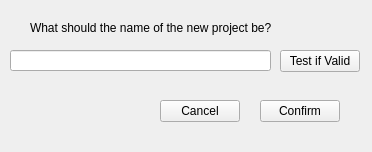
<?xml version="1.0" encoding="UTF-8"?>
<ui version="4.0">
 <class>newproject</class>
 <widget class="QWidget" name="newproject">
  <property name="geometry">
   <rect>
    <x>0</x>
    <y>0</y>
    <width>372</width>
    <height>152</height>
   </rect>
  </property>
  <property name="windowTitle">
   <string>Form</string>
  </property>
  <widget class="QLabel" name="label">
   <property name="geometry">
    <rect>
     <x>30</x>
     <y>20</y>
     <width>311</width>
     <height>16</height>
    </rect>
   </property>
   <property name="text">
    <string>What should the name of the new project be?</string>
   </property>
  </widget>
  <widget class="QLineEdit" name="newProjectName">
   <property name="geometry">
    <rect>
     <x>10</x>
     <y>50</y>
     <width>261</width>
     <height>21</height>
    </rect>
   </property>
  </widget>
  <widget class="QPushButton" name="cancelNewProject">
   <property name="geometry">
    <rect>
     <x>160</x>
     <y>100</y>
     <width>80</width>
     <height>22</height>
    </rect>
   </property>
   <property name="text">
    <string>Cancel</string>
   </property>
  </widget>
  <widget class="QPushButton" name="confirmProject">
   <property name="geometry">
    <rect>
     <x>260</x>
     <y>100</y>
     <width>80</width>
     <height>22</height>
    </rect>
   </property>
   <property name="text">
    <string>Confirm</string>
   </property>
  </widget>
  <widget class="QPushButton" name="testValid">
   <property name="geometry">
    <rect>
     <x>280</x>
     <y>50</y>
     <width>80</width>
     <height>22</height>
    </rect>
   </property>
   <property name="text">
    <string>Test if Valid</string>
   </property>
  </widget>
 </widget>
 <resources/>
 <connections>
  <connection>
   <sender>cancelNewProject</sender>
   <signal>clicked()</signal>
   <receiver>newproject</receiver>
   <slot>close()</slot>
   <hints>
    <hint type="sourcelabel">
     <x>199</x>
     <y>110</y>
    </hint>
    <hint type="destinationlabel">
     <x>185</x>
     <y>75</y>
    </hint>
   </hints>
  </connection>
 </connections>
</ui>
